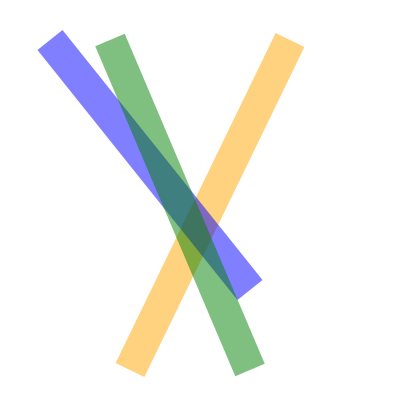

Write a Vega-Lite specification for this figure.
### Vega specification from a JSON file in a GitHub repository (floating-point values rounded to 4 significant figures)
{"$schema": "https://vega.github.io/schema/vega/v5.json", "description": "A scatterplot showing horsepower and miles per gallons for various cars.", "background": "white", "padding": 5, "width": 200, "height": 200, "style": "cell", "config": {"style": {"cell": {"stroke": "transparent"}}}, "data": [{"name": "source_0", "values": [{"x": 140, "x2": 60, "y": 15, "y2": 180, "fill": "orange"}, {"x": 20, "x2": 120, "y": 15, "y2": 140, "fill": "blue"}, {"x": 50, "x2": 120, "y": 15, "y2": 180, "fill": "green"}]}], "marks": [{"name": "marks", "type": "rule", "style": ["rule"], "from": {"data": "source_0"}, "encode": {"update": {"strokeWidth": {"value": 16}, "stroke": {"field": "fill"}, "x": {"field": "x"}, "x2": {"field": "x2"}, "y": {"field": "y"}, "y2": {"field": "y2"}, "opacity": {"value": 0.5}, "strokeCap": {"value": "butt"}}}}], "scales": [{"name": "x", "type": "linear", "domain": [0, 100], "range": [0, {"signal": "width"}], "zero": true}, {"name": "y", "type": "linear", "domain": [0, 100], "range": [{"signal": "height"}, 0], "zero": true}]}
